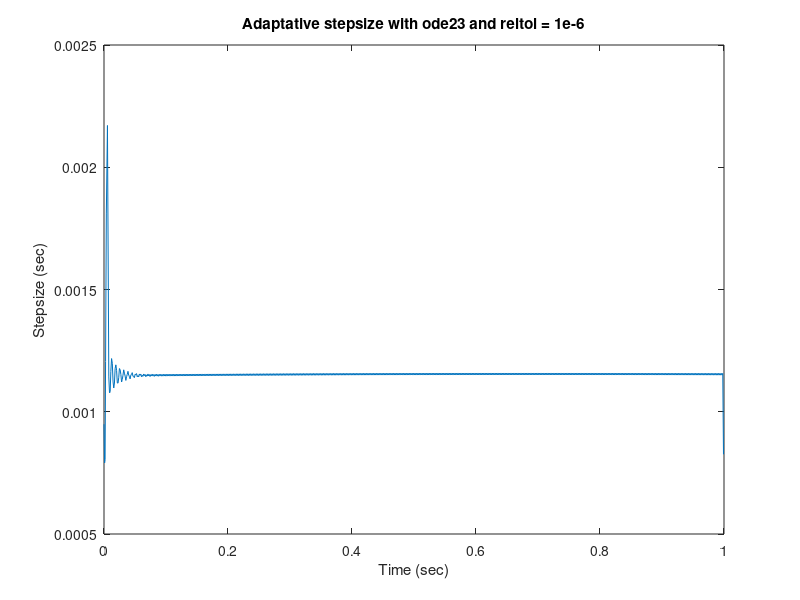
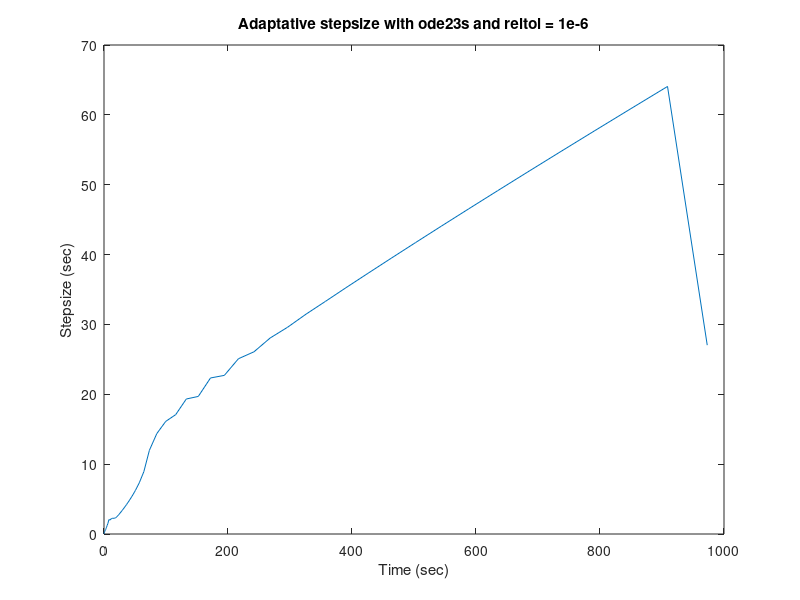

MATLAB code for these plots, in order:
function [] = LAB2B2()
% Function for LAB2 question B2. 
% Authors: David Weicker and Florentin Goyens
close all;

tol = [1e-3 1e-4 1e-5 1e-6];
numbStep = zeros(1,4);
numbStiff = zeros(1,4);
for i=1:4
    reltol = tol(i);
    options = odeset('RelTol',reltol);%set relative tolerance
    [t,~] = ode23(@robertson,[0 1],[1 0 0]',options);
    [tstiff,~] = ode23s(@robertson,[0 1000],[1 0 0]',options);
    numbStep(i) = length(t)-1;
    numbStiff(i) = length(tstiff)-1;
end
display(numbStep);
display(numbStiff);

h = diff(t);
hstiff = diff(tstiff);

figure; 
plot(t(1:end-1),h);title('Adaptative stepsize with ode23 and reltol = 1e-6');xlabel('Time (sec)'); ylabel('Stepsize (sec)');
figure;
plot(tstiff(1:end-1),hstiff);title('Adaptative stepsize with ode23s and reltol = 1e-6');xlabel('Time (sec)'); ylabel('Stepsize (sec)');
end

function dxdt = robertson(t,x)
k1 = 0.04;
k2 = 1e4;
k3 = 3e7;
dxdt = x;
dxdt(1) = -k1*x(1) + k2*x(2)*x(3);
dxdt(2) = k1*x(1) -k2*x(2)*x(3) -k3*x(2)*x(2);
dxdt(3) = k3*x(2)*x(2);
end
